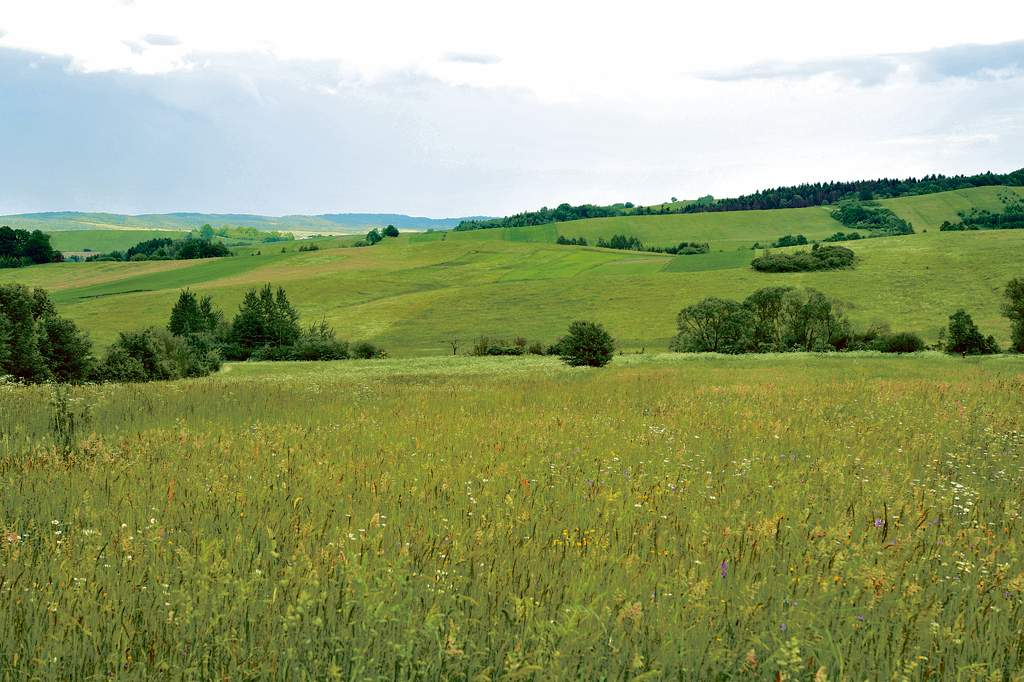
#> input picture lab6/obraz.jpg, 1024 x 682 px, given in place of baby_yoda.jpg, which was not available
$ jupyter execute lab6.ipynb   (text cells are left out)
#> lines starting #> are read from the running program, lines starting #| are printed output that depends on the picture; after the words box and inside, x2 and y2 are one past the last pixel; in counts of white or black regions, pixels touching at a corner belong together; pictures that were not available may be replaced by others from this repository, and a replacement may not be noted
[cell 1]
from PIL import Image
import numpy as np
import matplotlib.pyplot as plt

[cell 2]
im = Image.open('baby_yoda.jpg')
#> im is the input picture: PIL image 1024x682 RGB; mean R, G, B 148.5, 159.6, 111.8
print("tryb obrazu", im.mode)
#| tryb obrazu RGB
print("rozmiar", im.size)
#| rozmiar (1024, 682)
im

[cell 3]
def zakres(w, h):  # funkcja, która uprości podwójna petle for
    return [(i, j) for i in range(w) for j in range(h)]

[cell 4]
def pobierz_kolor_pixela(obraz, m, n):  # m, n współrzędne punktu na obrazie
#> called with m = 260, n = 200
    w, h = obraz.size
#> w = 1024; h = 682
    if m < w and n < h:
        kolor = obraz.getpixel((m, n))
#> kolor = (203, 220, 236)
    return kolor


print(pobierz_kolor_pixela(im, 260, 200))
#| (203, 220, 236)

[cell 5]
def wstaw_pixel_w_punkt(obraz, m, n, kolor):  # m, n współrzędne punktu na obrazie, kolor -  dane pixela do wstawienia
    w, h = obraz.size
    if m < w and n < h:
        obraz.putpixel((m, n), kolor)
    return obraz


def wstaw_pixel_w_zakresie(obraz, m, n, kolor, w_z, h_z):  # w miejscu m,n wstawia prostokąt o bokach w_z, h_z
#> called with m = 200, n = -120, kolor = (255, 255, 0), w_z = 100, h_z = 200
    w, h = obraz.size
#> w = 1024; h = 682
    for i, j in zakres(w_z, h_z):
        if i + m < w and j + n < h:
            obraz.putpixel((i + m, j + n), kolor)
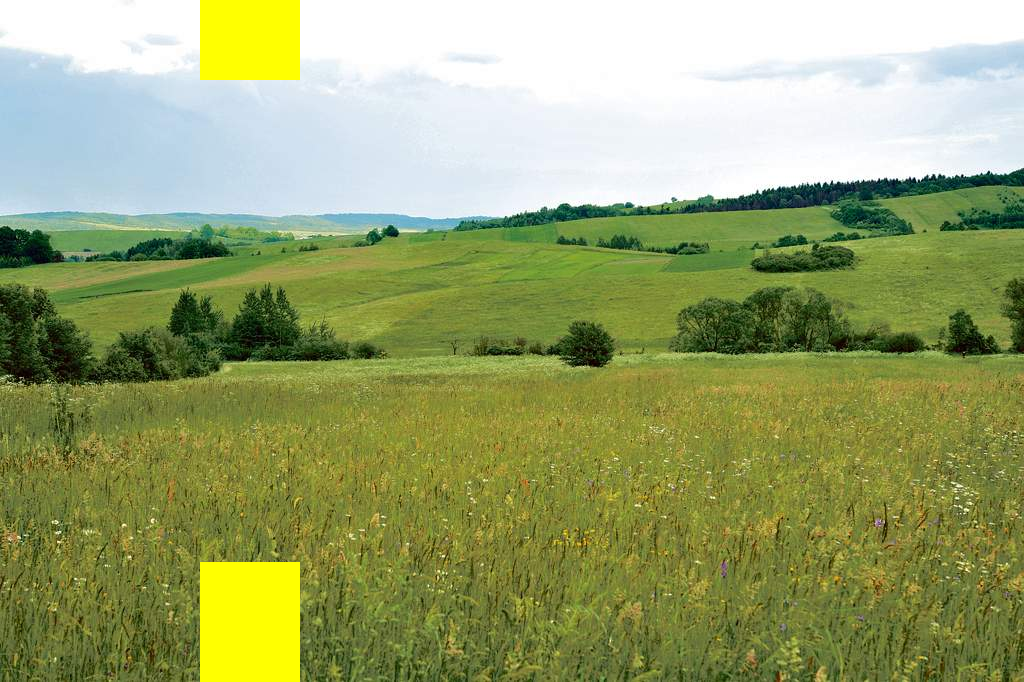
#> obraz: PIL image 1024x682 RGB; mean R, G, B 151.2, 162, 108
    return obraz

[cell 6]
im1 = im.copy()
wstaw_pixel_w_zakresie(im1, 200, -120, (255, 255, 0), 100, 200)

[cell 7]
def rozjasnij_obraz_w_zakresie(obraz, m, n, a, b, c, w_z, h_z):  # w miejscu m,n "rozjaśnia" prostokat o wymiaraxh w_z, h_z
#> called with m = 300, n = -150, a = -50, b = 50, c = -40, w_z = 100, h_z = 200
    obraz1 = obraz.copy()
    w, h = obraz.size
#> w = 1024; h = 682
    for i, j in zakres(w_z, h_z):
        if i + m < w and j + n < h:
            p = obraz.getpixel((i + m, j + n))
            obraz1.putpixel((i + m, j + n), (p[0] + a, p[1] + b, p[2] + c))
#> this loop made 20000 passes
#> p on passes 1 to 12: (156, 150, 66), (149, 143, 59), (162, 156, 72), (138, 132, 48), (125, 120, 36), (135, 130, 46), (130, 125, 41), (126, 124, 39), (137, 135, 50), (140, 138, 53), (150, 148, 63), (180, 174, 90)
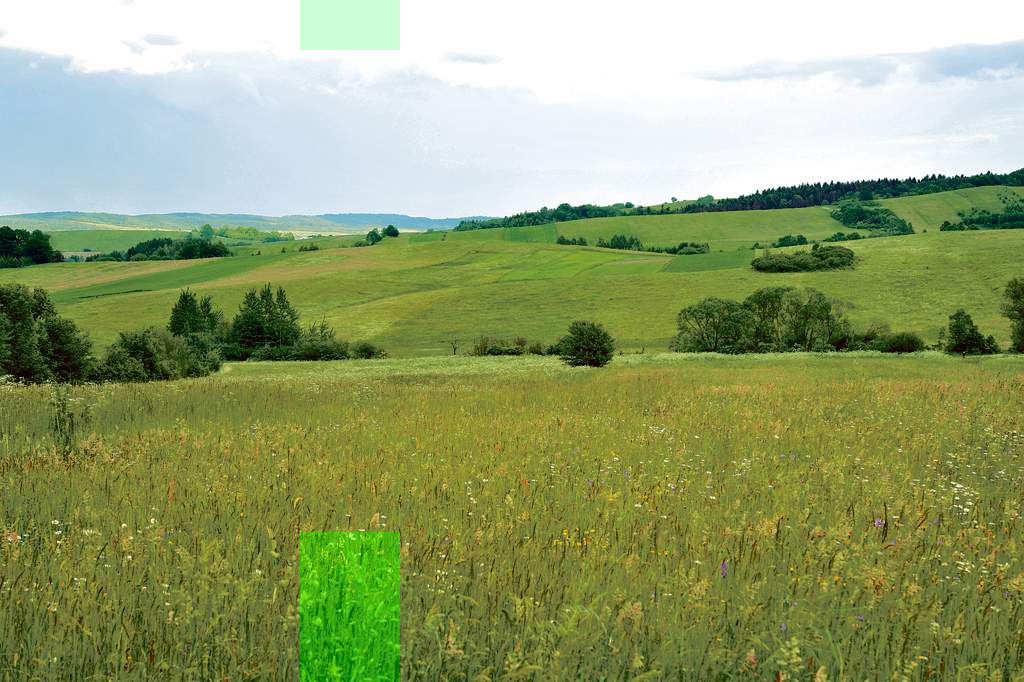
#> obraz1: PIL image 1024x682 RGB; mean R, G, B 147.1, 160.7, 110.7
    return obraz1

[cell 8]
im2 = im.copy()
rozjasnij_obraz_w_zakresie(im2, 300, -150, -50, 50, -40, 100, 200)

[cell 9]
def skopiuj_obraz_w_zakresie(obraz, m, n, m1, n1, w_z, h_z):  # kopiuje prostokat o wymiarach w_z, h_z z miejsca m,n i wstawia w miejscu m1,n1
#> called with m = 30, n = 150, m1 = 300, n1 = 30, w_z = 50, h_z = 50
    obraz1 = obraz.copy()
    w, h = obraz.size
#> w = 1024; h = 682
    for i, j in zakres(w_z, h_z):
        if i+m < w and j+n < h:
            p = obraz.getpixel((i + m, j + n))
            if i + m1 < w and j + n1 < h:
                obraz1.putpixel((i + m1, j + n1), p)
#> this loop made 2500 passes
#> p on passes 1 to 12: (173, 206, 225), (173, 206, 225), (173, 206, 225), (173, 206, 225), (173, 206, 225), (173, 206, 225), (173, 206, 225), (173, 206, 225), (173, 206, 225), (174, 205, 225), (178, 206, 227), (178, 206, 227)
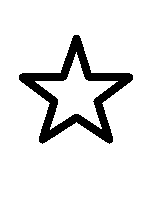
#> input picture lab6/gwiazdka.bmp, 150 x 200 px
#> further down, maska is the input picture: PIL image 150x200 1; 89.7% white; 1 black region, box (x1, y1, x2, y2) and area: (19, 35, 133, 144) 3079
    return obraz1

[cell 10]
im3 = im.copy()
skopiuj_obraz_w_zakresie(im3, 30, 150, 300, 30, 50, 50)

[cell 11]
def rozjasnij_obraz_z_maska(obraz, maska, m, n, a, b, c):  # w miejscu m, n zmienia tylko te pixele, które odpowiadają czarnym pixelom maski, maska jest obrazem czarnobiałym
#> called with m = 270, n = 0, a = 20, b = -50, c = 80
    obraz1 = obraz.copy()
    w, h = obraz.size
#> w = 1024; h = 682
    w0, h0 = maska.size
#> w0 = 150; h0 = 200
    for i, j in zakres(w0, h0):
        if i + m < w and j + n < h:
            if maska.getpixel((i, j)) == 0:
                p = obraz.getpixel((i + m, j + n))
                obraz1.putpixel((i + m, j + n), (p[0] + a, p[1] + b, p[2] + c))
#> this loop made 30000 passes
#> p on passes 3876 to 3880: (230, 241, 247), (230, 241, 247), (229, 240, 246), (229, 240, 246), (229, 240, 246)
    return obraz1

[cell 12]
im4 = im.copy()
maska = Image.open('gwiazdka.bmp')
rozjasnij_obraz_z_maska(im4, maska, 270, 0, 20, -50, 80)

[cell 13]
def dodaj_szum(obraz, n, kolor1, kolor2):  # dodawanie szumu typu salt and pepper
#> called with n = 10000, kolor1 = (255, 255, 0), kolor2 = (0, 0, 255)
    w, h = obraz.size
#> w = 1024; h = 682
    x, y = np.random.randint(0, w, n), np.random.randint(0, h,
                                                         n)  # powtarza n razy losowanie z zakresu 0,w i z zakresu 0,h
    for (i, j) in zip(x, y):  # zip robi pary z list x,y
        obraz.putpixel((i, j), (kolor1 if np.random.rand() < 0.5 else kolor2))  # salt-and-pepper
    return obraz

[cell 14]
im5 = im.copy()
dodaj_szum(im5, 10000, (255,255,0), (0,0,255))

[cell 15]
def zastosuj_funkcje(image, func):
    w, h = image.size
#> w = 1024
    pixele = image.load()
    for i, j in zakres(w, h):
        pixele[i, j] = func(pixele[i, j])

[cell 16]
def przestaw_kolory(pixel):
    return (pixel[1], pixel[2], pixel[0])

im6 = im.copy()
zastosuj_funkcje(im6, przestaw_kolory)
im6

[cell 17]
def filtr_liniowy(image, a, b): # a, b liczby całkowite
#> called with a = 2, b = -50
    w, h = image.size
    pixele = image.load()
    for i, j in zakres(w, h):
        pixele[i, j] = (pixele[i, j][0]* a + b, pixele[i, j][1]* a + b, pixele[i, j][2]* a + b)

im7 = im.copy()
filtr_liniowy(im7, 2, -50)
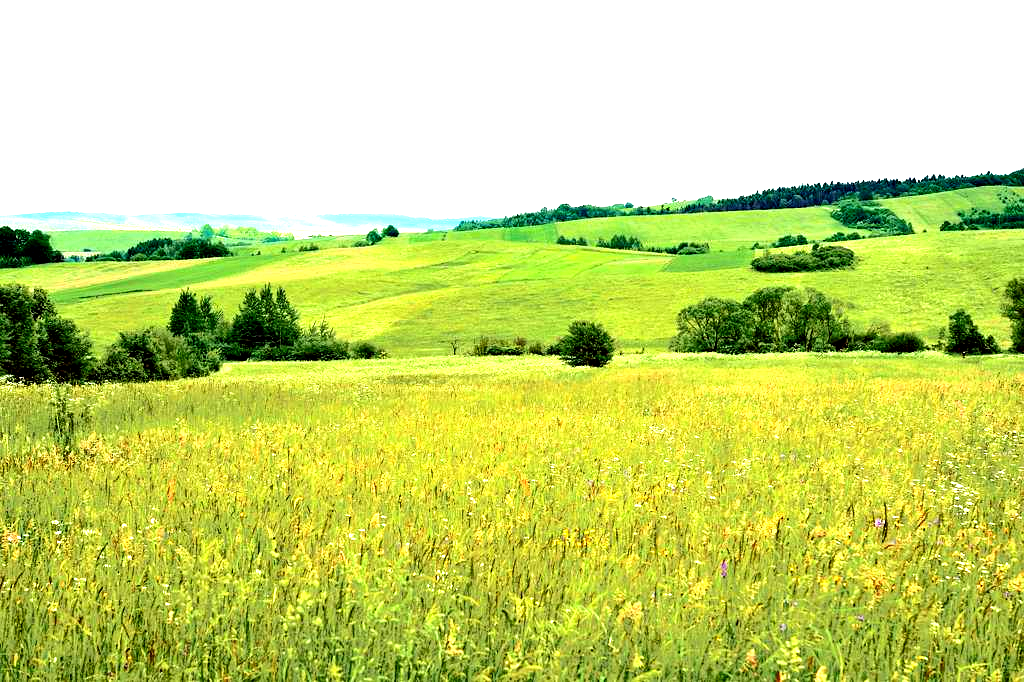
#> im7: PIL image 1024x682 RGB; mean R, G, B 199.2, 214.4, 118.8
im7

[cell 18]
im8 = im.copy()
im8 = im8.point(lambda i: i + 100) # funkcja rozjasnia kazdy piksel o 100
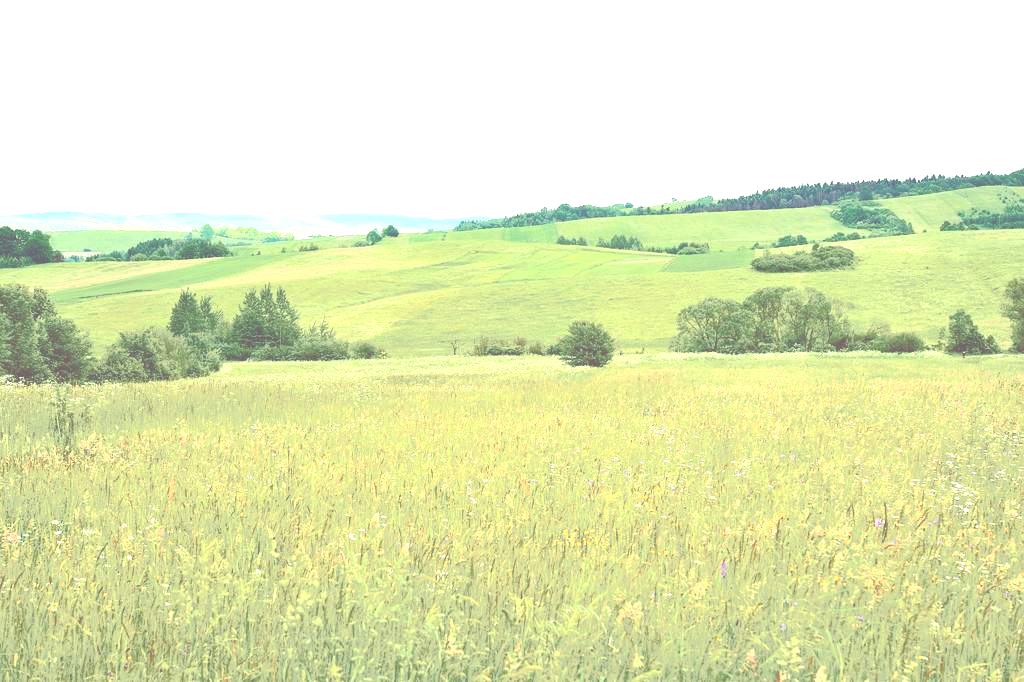
#> im8: PIL image 1024x682 RGB; mean R, G, B 225.1, 233.1, 184.2
im8

[cell 19]
def efekt_plakatu(im, wsp):
#> called with wsp = 100
    return im.point(lambda i: i > wsp and 255)  # jeżeli nieprawda, że i > wsp wstaw 0 a w przeciwnym przypadku wstaw 255
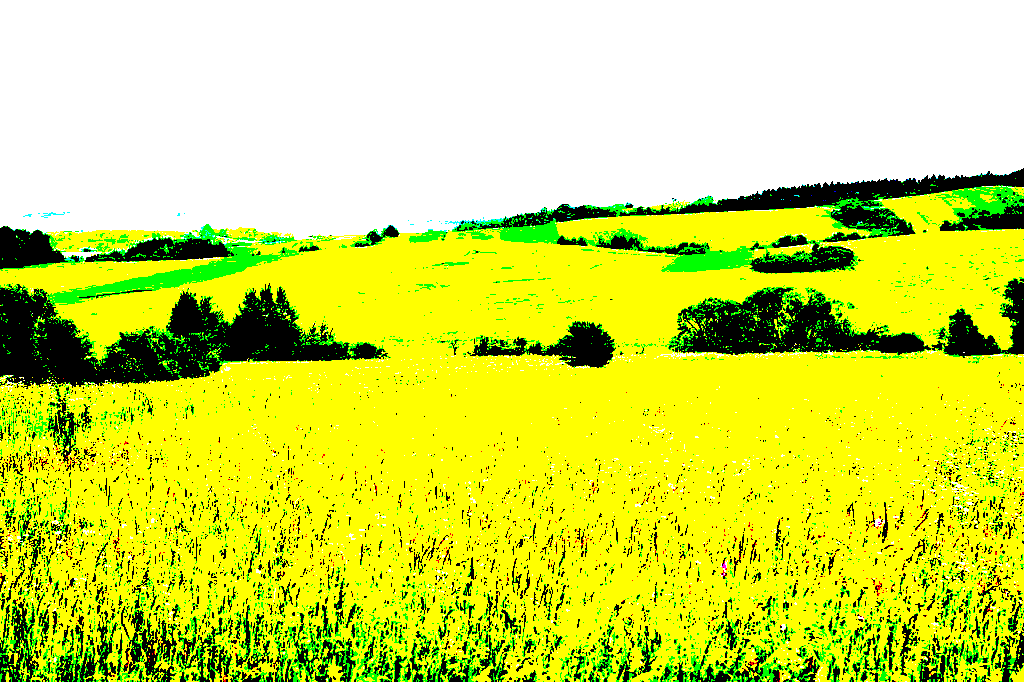
#> returned value: PIL image 1024x682 RGB; mean R, G, B 210.1, 224.3, 81.1

[cell 20]
im9 = im.copy()
efekt_plakatu(im9, 100)

[cell 21]
# dlaczego poniższe polececiania nie rozjasniaja obrazu tak jak funkcja "rozjaśnij"
obraz = im.copy()
T = np.array(obraz, dtype='uint8')
T += 100
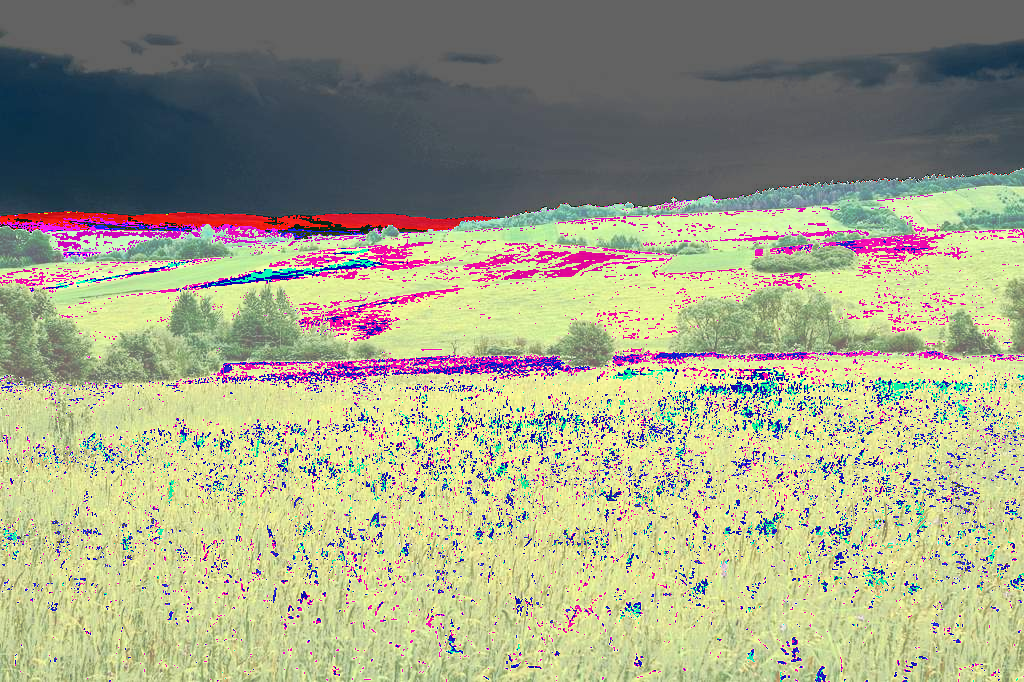
#> T: shape (682, 1024, 3); mean R, G, B 160.3, 162.6, 133.1
obraz_wynik = Image.fromarray(T, "RGB")
obraz_wynik
